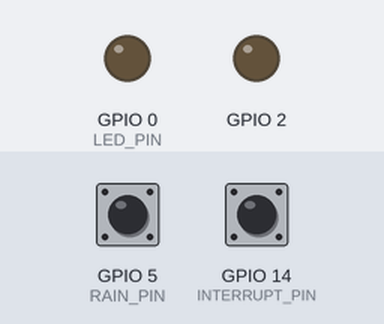
The sketch below on a simulated ESP8266 (NodeMCU). Parts: output pins drawn as LEDs (lit = HIGH, except the on-board LED, lit = LOW). The inputs (shaded band) are chosen by the test bench; at power-on: GPIO 14 (INTERRUPT_PIN) HIGH, GPIO 5 (RAIN_PIN) HIGH. WiFi joins after 1.5 s; servers stay silent unless stated; no MQTT or app messages arrive unless stated; what the sketch prints to the serial monitor is not drawn.

Above: at 2.8 s.
2.9 s: GPIO 14 (INTERRUPT_PIN) pulled LOW for 0.15 s
At 3.22 s:
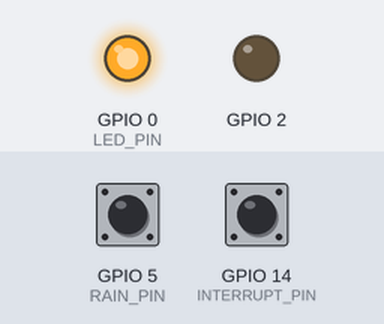
6.4 s: GPIO 14 (INTERRUPT_PIN) pulled LOW for 3.2 s
At 10.6 s:
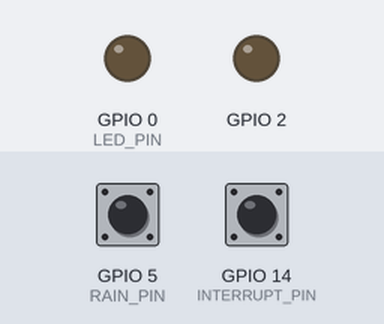
Timing chart, 0 to 12.1 s (numbered marks = the images above; inputs shaded):
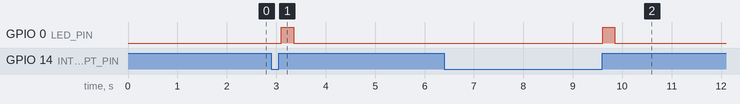

The sketch:

mqtt_connection_rain.ino
```cpp
//#include <readiness_io.h>
#include <Ticker.h>
#include <PubSubClient.h>
#include <ESP8266WiFi.h>
//#include <HX711.h>
#include "config_01.h"

// ===============================
// variable declaration
// ===============================

const int       LED_PIN        = 0;     // The pin connecting the LED (D3)
const int       INTERRUPT_PIN  = 14;    // The pin connect the test button (D5)
const int       RAIN_PIN  = 5;        // The pin connect the tipping bucket sensor (D1)
volatile double RAIN_HEIGHT   = 0;     // variable for storing the rain_height

volatile byte interrupt = 0;

// Initialize the Ethernet client object
WiFiClient espClient;
PubSubClient client(espClient);

Ticker timer;

// ===============================
// function declaration
// ==============================

/* Interrupt for counting the number of clicks of the rain gauge */
void rainInterrupt() {
  static unsigned long last_interrupt_time = 0;
  unsigned long interrupt_time = millis();
  //se interrupt sono a meno di 200ms , considero che sia un rimbalzo e ignoro
  if (interrupt_time - last_interrupt_time >200){
    RAIN_HEIGHT += BUCKETTIP_HEIGHT; // takes the current rain height and add the amount of the bucket
    Serial.print("Curent Rain Height Collected (mm): ");
    Serial.println(RAIN_HEIGHT);
  }
  last_interrupt_time = interrupt_time;
}

void pushButtonInterrupt() {
  interrupt++;
}

/* Interrupt timer for sending data to the Readiness.io server */
void timerInterrupt(){
  interrupt++;
}

/* function to keep alive the connection with mqtt broker */
void reconnect() {
  // Loop until we're reconnected
  while (!client.connected()) {
    Serial.print("Attempting MQTT connection...");
    // Attempt to connect
    if (client.connect("arduinoClient")) {
      Serial.println("connected");
    }
      else {
      Serial.print("failed, rc=");
      Serial.print(client.state());
      Serial.println(" try again in 5 seconds");
      // Wait 5 seconds before retrying
      delay(5000);
    }
  }
}


/*
void LeggieMandaDati(){
  //leggi il valore del sensore
  //float dato = scale.get_units();

  int peso = 75;

  InviaDati((float) peso);
}
*/


void InviaDati(float dato)
{

  char buffer[100];

  Serial.print( "Invio dato : [" );
  Serial.print( dato );
  Serial.print( "]   -> " );

  snprintf(buffer, 100, "{ \"rain\": %f }", dato);

  Serial.println( buffer );

 /*
    per thinkBoard
    client.publish("v1/devices/me/telemetry", buffer);
 */

 client.publish("testTopic", buffer);

}


// ===============================
// SETUP
// ===============================

void setup() {
  pinMode(LED_PIN, OUTPUT);
  pinMode(BUILTIN_LED, OUTPUT);
  digitalWrite(BUILTIN_LED, HIGH); // internal LED is switched on when low - so we have to switch it off/
  //serial inizialization
  Serial.begin(115200);
  Serial.setTimeout(2000);
  while(!Serial) { } // Wait for serial to initialize.
  Serial.println("Device Started");
  //WiFi inizialization
  //client.wifiConnection(WIFI_SSID, WIFI_PASS);
  delay(10);
  // We start by connecting to a WiFi network
  Serial.println();
  Serial.print("Connecting to ");
  Serial.println(WIFI_SSID);
  WiFi.begin(WIFI_SSID, WIFI_PASS);
  while (WiFi.status() != WL_CONNECTED)
    {
      delay(500);
      Serial.print(".");
    }
  Serial.println("");
  Serial.println("WiFi connected");
  Serial.println("IP address: ");
  Serial.println(WiFi.localIP());
  // inizializzazione collegamento al sito ThingsBoard
  delay(100);
  client.setServer(THINGSBOARD_HOST, 1883);
  // setup degli interapt per il pluviometro
  pinMode(RAIN_PIN, INPUT_PULLUP); // Set the interrupt pin for the reed/hall effect
  attachInterrupt(digitalPinToInterrupt(RAIN_PIN), rainInterrupt, RISING);  // Attach the interrupt.
  pinMode(INTERRUPT_PIN, INPUT_PULLUP); // Set the interrupt pin for the pushbutton (optional)
  attachInterrupt(digitalPinToInterrupt(INTERRUPT_PIN), pushButtonInterrupt, RISING);  // Attach the interrupt.
  timer.attach(UPDATE_RATE, timerInterrupt);

}


void loop() {
    if(interrupt>0){
      if ( !client.connected() ) {
      reconnect();
      }
    InviaDati((float) RAIN_HEIGHT);
    RAIN_HEIGHT = 0;  //reset the rain height
    //RAIN_HEIGHT +=1;
    interrupt=0;
    digitalWrite(LED_PIN,HIGH); // LED lights up to indicate that it the data is being transmitted
    delay(250);
    digitalWrite(LED_PIN,LOW);
  }
}
```

config_01.h
```cpp
const String    CHANNEL_ID    = "XXXXXXXXXXXXXX"; // The Readiness.io channel ID
const String    SENSOR_ID     = "XXXXXXXXXXXXXXX"; // Your AgriWebb or made up sensor ID
const String    TOPIC         = "rain-gauge"; // The type of sensor or name of the data your sending
const String    VERSION       = "1";
const String    FORMAT        = "";

/*
const char* THINGSBOARD_HOST="192.168.0.117"; // "demo.thingsboard.io";
const char* ACCESS_TOKEN="o2HV6xU6WuFkiIos4qAy";
*/
const char* THINGSBOARD_HOST="192.168.10.21";
/*
const char*     WIFI_SSID     = "LugVi"; // Your WiFi SSID / name
const char*     WIFI_PASS     = ""; // Your WiFi password
*/

const char* WIFI_SSID = "LUGVI_DEMO";
const char* WIFI_PASS = "";

const uint16_t  UPDATE_RATE   = 120; // How long to wait between sending data back (in seconds)
const uint8_t   TIMEZONE_OFFSET = 10; // The timezone the sensor is located in (eg. 10 for GMT)

const double    BUCKETTIP_HEIGHT = 0.1;    // Don't forget to change this for your own tipping bucket.
                                             // The height of rain collected by a single bucket tip (in millimietre)
                                            // determined by the volume of water collection in a single bucket tip (mL
                                            // divided by the collection area
```

Measured:
- after the input at 2.9 s, GPIO 0 (LED_PIN): LOW → HIGH after 0.20 s, → LOW 0.25 s later
- after the input at 6.4 s, GPIO 0 (LED_PIN): LOW → HIGH after 3.2 s, → LOW 0.25 s later
